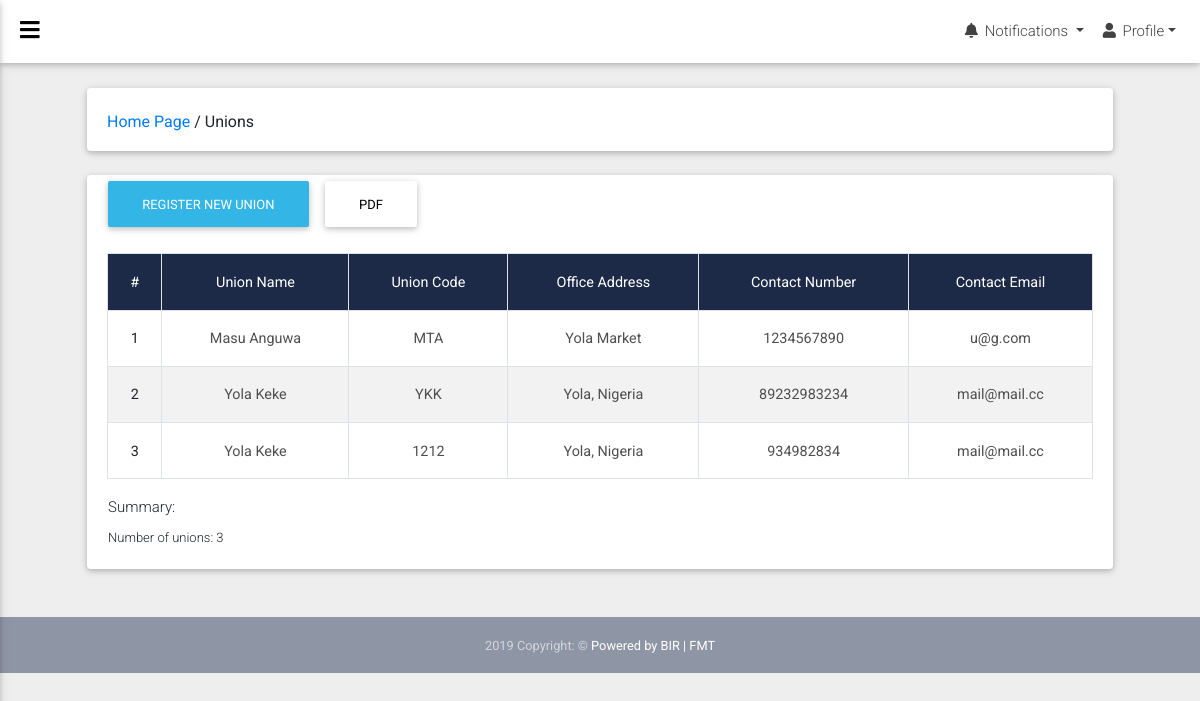
Page /group/ on the committed database.
### napep/models.py (models this page shows)
class Group(models.Model):
    group_name = models.CharField(max_length=50)
    group_code = models.CharField(max_length=50)
    office = models.CharField(max_length=50)
    contact_number = models.CharField(max_length=15)
    contact_mail = models.EmailField()

### napep/views.py (the view)
# urls.py: path('group/', views.group_index, name='group'),
def group_index(request):
	groups = Group.objects.all()
	return render(request, 'napep/group/group.html', {'groups': groups})

### napep/templates/napep/group/group.html (shortened to what this page needs)
{% extends 'base.html' %}
{% block main %}
   <div class="container-fluid">
      <div class="card mb-4 wow fadeIn">
         <div class="card-body d-sm-flex justify-content-between">
            <h6 class="mb-2 mb-sm-0 pt-1">
               <a href="/">Home Page</a>
               <span>/</span>
               <span>Unions</span>
            </h6>
         </div>
      </div>
      <div class="card">
         <div class="container">
            <div class="row">
               <div style="display: inline;" class="col-md-5">
                  <a href="{% url 'add_group' %}" class="btn btn_pdf btn-info">Register New Union</a>
                  <form target="_blank" class="btn_pdf" method="get" action="">
                    <button style="background-color: #fff" type="submit" class="btn btn_pdf black-text">PDF</button>
                  </form>
               </div>
               <div class="col-md-3"></div>
               <div class="col-md-4">
               </div>
            </div>
         </div>
         <div class="card-body">
            <div id="table" class="table-editable">
               <table class="table table-bordered table-responsive-md table-striped text-center">
                  <tr class="mdb-color darken-3 white-text">
                    <th class="text-center">#</th>
                     <th class="text-center">Union Name</th>
                     <th class="text-center">Union Code</th>
                     <th class="text-center">Office Address</th>
                     <th class="text-center">Contact Number</th>
                     <th class="text-center">Contact Email</th>
                  </tr>
                  {% for group in groups %}
                  <tr>
                    <td class="pt-3-half text-center" contenteditable="false">
                        <a href="">{{ forloop.counter }}</a>
                     </td>
                     <td class="pt-3-half text-center" name="" contenteditable="false">
                        {{ group.group_name }}
                     </td>
                     <td class="pt-3-half" contenteditable="false">{{ group.group_code }}</td>
                     <td class="pt-3-half" contenteditable="false">{{ group.office }}</td>
                     <td class="pt-3-half" contenteditable="false">{{ group.contact_number }}</td>
                     <td class="pt-3-half" contenteditable="false">{{ group.contact_mail }}</td>
                  </tr>
                  {% empty %}
                  <tr>
                     <td>No data available</td>
                  </tr>
                  {% endfor %}
               </table>
               <table>
                <tr>
                  <td>
                    <fieldset>
                        <legend style="font-size: 15px">Summary:</legend>
                        <font style="font-size: 13px">Number of unions: {{ groups.count }}</font>
                      </fieldset>
                  </td>
                </tr>
               </table>
            </div>
         </div>
      </div>
   </div>
{% endblock main %}

### napep/templates/base.html (shortened to what this page needs)
{% load static %}
<!DOCTYPE html>
<html lang="en"><head><meta http-equiv="Content-Type" content="text/html; charset=UTF-8">
  <link rel="stylesheet" href="{% static 'css/mdb/all.css' %}">
  <link rel="stylesheet" href="{% static 'css/mdb/bootstrap.min.css' %}">
  <link rel="stylesheet" href="{% static 'css/mdb/mdb.min.css' %}">
  <link rel="stylesheet" href="https://use.fontawesome.com/releases/v5.6.3/css/all.css">
</head>
<body class="fixed-sn white-skin">
  <header>
    <nav class="navbar fixed-top navbar-expand-lg scrolling-navbar double-nav">
      <div class="float-left">
        <a href="#" data-activates="slide-out" class="button-collapse black-text"><i class="fas fa-bars"></i></a>
      </div>
      <ul class="nav navbar-nav nav-flex-icons ml-auto">
        <li class="nav-item dropdown notifications-nav">
          <a class="nav-link dropdown-toggle waves-effect" id="navbarDropdownMenuLink" data-toggle="dropdown" aria-haspopup="true" aria-expanded="false">
             <i class="fas fa-bell"></i>
            <span class="d-none d-md-inline-block">Notifications</span>
          </a>
        </li>
        <li class="nav-item dropdown">
          <a class="nav-link dropdown-toggle waves-effect" href="#" id="userDropdown" data-toggle="dropdown" aria-haspopup="true" aria-expanded="false">
            <i class="fas fa-user"></i> <span class="clearfix d-none d-sm-inline-block">Profile</span></a>
        </li>
      </ul>
    </nav>
  </header>
    <main>
{% block main %}
{% endblock %}
  </main>
  <footer class="page-footer pt-0 mt-5 mdb-color lighten-4">
    <div class="footer-copyright py-3 text-center">
      <div class="container-fluid">
          <small>
        <span id="copy"></span> Copyright: &copy;
        <a href="#">Powered by BIR | FMT</a>
        </small>
      </div>
    </div>
  </footer>
</body></html>

### napep/static/css/mdb/all.css (style rules this page uses)
.fa,.fab,.fal,.far,.fas { -moz-osx-font-smoothing:grayscale;-webkit-font-smoothing:antialiased;display:inline-block;font-style:normal;font-variant:normal;text-rendering:auto;line-height:1 }
.fa-bars:before { content:"\f0c9" }
.fa-bell:before { content:"\f0f3" }
.fa-user:before { content:"\f007" }
.fa,.far,.fas { font-family:"Font Awesome 5 Free" }
.fa,.fas { font-weight:900 }

### napep/templates/napep/group/group.html (style rules this page uses)
.btn_pdf { display: inline; }

### rows in the picture
Group: group_name "Masu Anguwa", group_code "MTA", office "Yola Market", contact_number "1234567890", contact_mail "u@g.com"
Group: group_name "Yola Keke", group_code "YKK", office "Yola, Nigeria", contact_number "89232983234", contact_mail "mail@mail.cc"
Group: group_name "Yola Keke", group_code "1212", office "Yola, Nigeria", contact_number "934982834", contact_mail "mail@mail.cc"

### other values in the picture
{{ groups.count }} "3"
